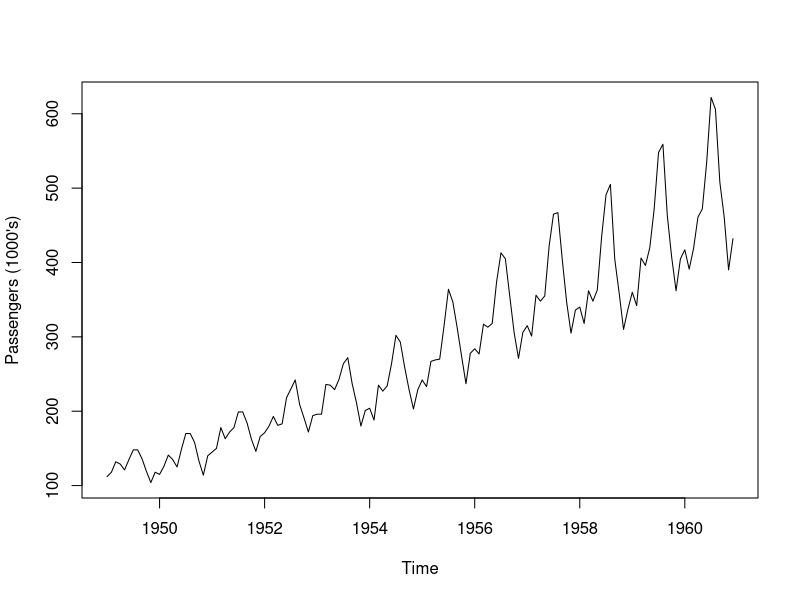
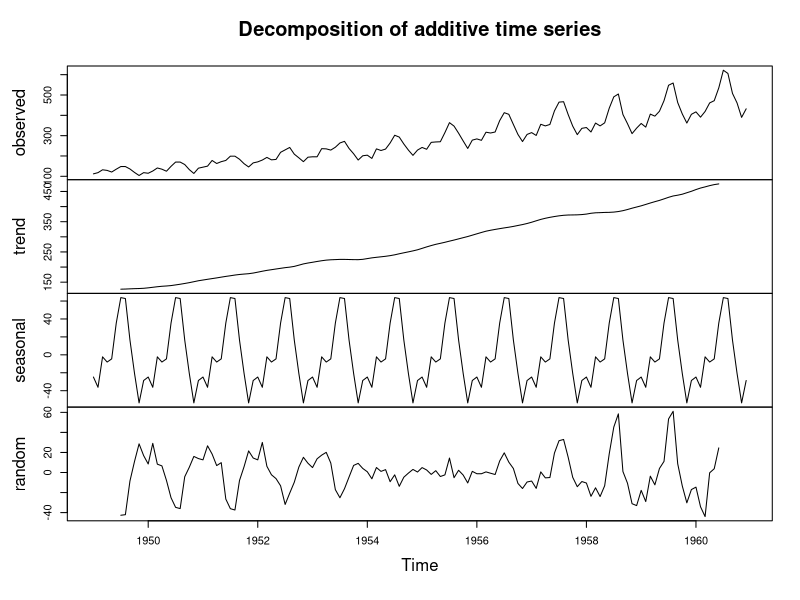
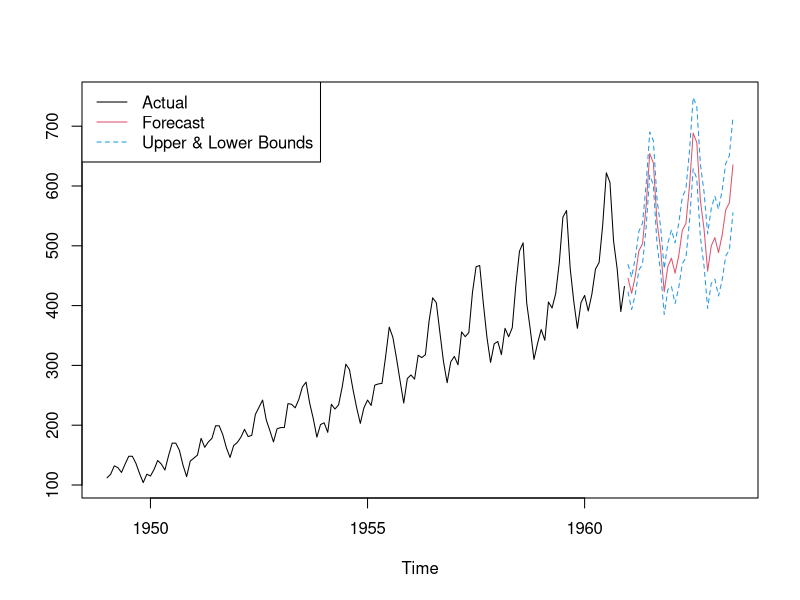

Here is the R script that generated these plots, in order:
######### INITIALIZATION
# Install required packages
#install.packages("forecast")
#install.packages("graphics")

# Load the packages
library(forecast)
library(graphics)

# Load the data in R
Air <- AirPassengers
########################







######### DATA EXPLORATION
class(Air)# Check the class of data
start(Air) # Start date for the dataset
end(Air) # End date for the dataset
frequency(Air)# Frequency of months
summary(Air)# Summary of data
#################################




######### VIZUALIZATION
# Plotting the time series
plot(Air, ylab= "Passengers (1000's)")

# Divindng the data into Trend , Seasonal effect and random (noise) 
plot(decompose(Air)) 
#################################


######### ARIMA Model Identification and Forecasting
######### USING THE AUTO.ARIMA() FUNCTION 
######### Find appropriate values of p,d,q 
######### 1. AR Order 
######### 2. Differencing
######### 3. MA order 
best_pdq <- auto.arima(AirPassengers)
best_pdq


######### BUILD FORECAST MODEL
######### OPTION 1. USING ARIMA() FUNCTION
######### INSERT p,d,q VALUES INTO THE ARIMA() FUNCTION
fit <- arima(AirPassengers, order=c(0, 1, 1), list(order=c(0, 1, 0), period = 12))
######### OPTION 2. USE THE AUTO.ARIMA() FUNCTION
fit <- auto.arima(AirPassengers,trace = TRUE)

######### FORECAST FOR NEXT 30 DAYS
forecast <- predict(fit, n.ahead=30)
######### # calculate upper (U) and lower (L) prediction intervals
U <- forecast$pred + 2*forecast$se # se: standard error (quantile is 2 as mean=0)
L <- forecast$pred - 2*forecast$se
# plot observed and predicted values
ts.plot(AirPassengers, forecast$pred, U, L, col=c(1, 2, 4, 4), lty=c(1, 1, 2, 2))
legend("topleft", c("Actual", "Forecast", "Upper & Lower Bounds"), col=c(1, 2, 4),lty=c(1, 1, 2))
